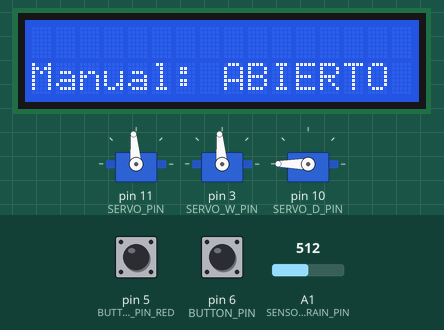
This sketch was run on a simulated Arduino Uno, built with avr-gcc and run on an emulated ATmega328P. On the bench: 16×2 character LCD, 3 × servo. Inputs (shaded band) come from the test bench; at power-on: A1 (SENSOR_RAIN_PIN) = 512, pin 6 (BUTTON_PIN) HIGH, pin 5 (BUTTON_PIN_RED) HIGH.

Above: at 2.7 s.
2.8 s: A1 (SENSOR_RAIN_PIN) set to 54
4.3 s: A1 (SENSOR_RAIN_PIN) set to 46
At 5.5 s:
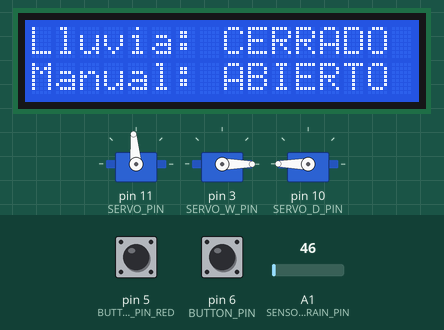
5.8 s: pin 6 (BUTTON_PIN) pulled LOW for 0.15 s
At 5.89 s:
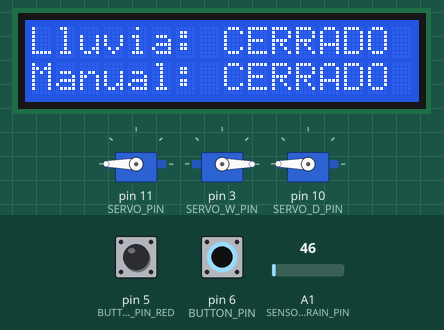
7.4 s: A1 (SENSOR_RAIN_PIN) set to 135
8.9 s: A1 (SENSOR_RAIN_PIN) set to 166
At 9.7 s:
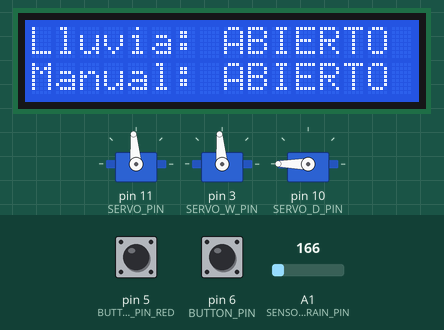
10.4 s: pin 6 (BUTTON_PIN) pulled LOW for 1 s
At 11.2 s:
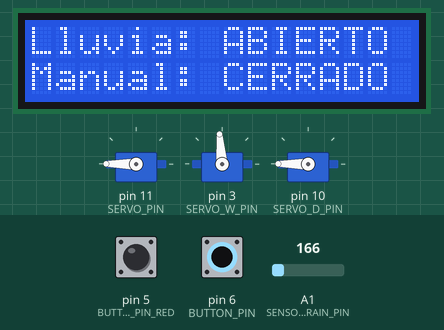
Timing chart, 0 to 13.4 s (numbered marks = the images above; inputs shaded):
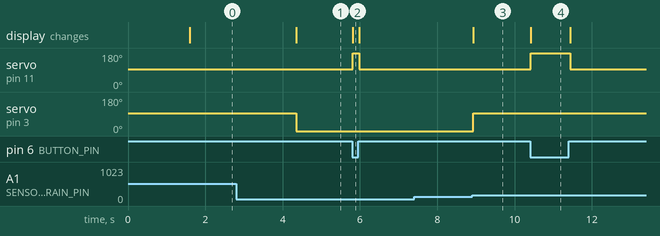

Measured:
- the behaviour switches between 50 and 49 on A1 (SENSOR_RAIN_PIN) (found by bisection; images 0 and 1)
- the behaviour switches between 150 and 151 on A1 (SENSOR_RAIN_PIN) (found by bisection; images 2 and 3)
- after the input at 2.8 s, every drawn part: stays the same
- after the input at 4.3 s, servo on pin 3 (SERVO_W_PIN): 95° → 0° after 0.05 s; the display: changes after 0.05 s (image 1)
- after the input at 5.8 s, servo on pin 11 (SERVO_PIN): 95° → 180° at once, → 95° 0.16 s later; the display: changes at once (image 2)
- after the input at 7.4 s, every drawn part: stays the same
- after the input at 8.9 s, servo on pin 3 (SERVO_W_PIN): 0° → 95° at once; the display: changes at once (image 3)
- after the input at 10.4 s, servo on pin 11 (SERVO_PIN): 95° → 180° at once, → 95° 1.0 s later; the display: changes at once (image 4)

The sketch:

Smart_house.ino
```cpp
/*

 * SMART HOUSE - SISTEMA DE AUTOMATIZACIÓN RESIDENCIAL - RETO PIÑÓN

 *
 * DESCRIPCIÓN:
 * Sistema de automatización para vivienda inteligente que integra:
 * - Control automático de ventanas según condiciones climáticas
 * - Control manual de elementos mediante botones físicos
 * - Monitoreo visual en tiempo real mediante display LCD
 * - Sistema de detección de lluvia con algoritmo de histéresis
 *
 * COMPONENTES PRINCIPALES:
 * - 3 servomotores para control de ventanas/puertas
 * - Pantalla LCD I2C para visualización de estados
 * - Sensor de lluvia analógico para detección climática
 * - 2 botones pulsadores para control manual
 *
 * MODOS DE OPERACIÓN:
 * 1. VENTANA PRINCIPAL: Control manual directo (botón verde)
 * 2. VENTANA DE LLUVIA: Control automático por sensor con histéresis
 * 3. TERCER SERVO: Control tipo toggle/interruptor (botón rojo)
 *
 * CREADO: Enero 2026 - Reto Piñón
 * VERSIÓN: 2.0 - Con comentarios mejorados

 */

// LIBRERÍAS EXTERNAS
#include <LiquidCrystal_I2C.h>  // Comunicación con display LCD vía protocolo I2C
#include <Servo.h>             // Control de servomotores (PWM)

/*

 * DECLARACIÓN DE OBJETOS Y COMPONENTES

 */

// Display LCD I2C de 16 caracteres x 2 líneas
LiquidCrystal_I2C lcd(0x27, 16, 2);  // Dirección I2C: 0x27, 16 columnas, 2 filas

// Servomotores para control de ventanas y puertas
Servo myServo;      // Servo 1: Ventana principal (Control Manual - Botón Verde)
Servo myServo_1;    // Servo 2: Ventana de lluvia (Control Automático - Sensor)
Servo myServo_2;    // Servo 3: Tercer elemento (Control Toggle - Botón Rojo)

/*

 * DEFINICIÓN DE PINES DE CONEXIÓN

 *
 * Los pines digitales controlan servos y botones.
 * Los pines analógicos leen sensores con valores continuos (0-1023).
 */

// Pines para BOTONES PULSADORES (con resistencia PULLUP interna)
const int BUTTON_PIN = 6;       // Pin 6: Botón VERDE (control ventana principal)
const int BUTTON_PIN_RED = 5;   // Pin 5: Botón ROJO (control tercer servo)

// Pines para SERVOMOTORES (requieren señal PWM)
const int SERVO_PIN = 11;       // Pin 11: Servo 1 - Ventana principal
const int SERVO_W_PIN = 3;      // Pin 3: Servo 2 - Ventana de lluvia
const int SERVO_D_PIN = 10;     // Pin 10: Servo 3 - Tercer elemento/puerta

// Pin para SENSOR ANALÓGICO
const int SENSOR_RAIN_PIN = A1;  // Pin A1: Sensor de lluvia (valores 0-1023)

/*

 * CONFIGURACIÓN DE ÁNGULOS PARA SERVOMOTORES

 *
 * NOTA: Los ángulos pueden variar según el modelo de servo y montaje mecánico.
 * Se recomienda calibrar estos valores según la instalación específica.
 */

// SERVOMOTOR 1: Ventana principal
const int OPEN_ANGLE = 95;       // Ángulo de apertura: 95° (ventana abierta)
const int CLOSE_ANGLE = 180;     // Ángulo de cierre: 180° (ventana cerrada)

// SERVOMOTOR 2: Ventana de lluvia (montaje invertido)
const int OPEN_ANGLE_W = 95;     // Ángulo de apertura: 95° (ventana abierta)
const int CLOSE_ANGLE_W = 0;      // Ángulo de cierre: 0° (ventana cerrada)
                                 // NOTA: Este servo tiene montaje inverso al primero

// SERVOMOTOR 3: Tercer elemento/puerta
const int OPEN_ANGLE_D = 100;    // Ángulo de apertura: 100° (elemento abierto)
const int CLOSE_ANGLE_D = 180;   // Ángulo de cierre: 180° (elemento cerrado)

/*

 * CONFIGURACIÓN DE UMBRALES - SISTEMA DE HISTÉRESIS

 *
 * EXPLICACIÓN DEL SISTEMA DE HISTÉRESIS:
 * El sistema de histéresis evita oscilaciones rápidas del servo cuando el sensor
 * de lluvia está cerca del umbral de detección (ej: cuando llovizna).
 *
 * FUNCIONAMIENTO:
 * - Si valor < UMBRAL_LLUVIA_BAJO: Cerrar ventana (lluvia detectada)
 * - Si valor > UMBRAL_LLUVIA_ALTO: Abrir ventana (ambiente seco)
 * - Si UMBRAL_BAJO < valor < UMBRAL_ALTO: Mantener estado actual
 *
 * BENEFICIOS:
 * - Previene apertura/cierre constante (efecto "temblor")
 * - Protege el servo de desgaste prematuro
 * - Proporciona comportamiento más natural y estable
 */

const int UMBRAL_LLUVIA_BAJO = 50;   // Umbral inferior: 50 (detectar lluvia)
                                    // Valor < 50 = cerrar ventana por seguridad

const int UMBRAL_LLUVIA_ALTO = 150;  // Umbral superior: 150 (detectar seco)
                                    // Valor > 150 = abrir ventana normalmente
                                    // Diferencia de 100 unidades entre umbrales

/*

 * VARIABLES DE ESTADO DEL SISTEMA

 *
 * Estas variables mantienen el estado actual de cada componente y permiten
 * tomar decisiones lógicas basadas en estados previos.
 *
 * IMPORTANCIA:
 * - Evitan cambiar posición del servo innecesariamente
 * - Implementan lógica de memoria para sistemas tipo toggle
 * - Permite implementar algoritmos complejos como histéresis
 */

// Estado de la ventana de lluvia (SERVOMOTOR 2)
bool ventana_lluvia_abierta = true;  // Estado inicial: VENTANA ABIERTA
                                     // true = abierta, false = cerrada
                                     // Util para algoritmo de histéresis

// Estado del tercer elemento/puerta (SERVOMOTOR 3)
bool tercer_servo_abierto = false;   // Estado inicial: ELEMENTO CERRADO
                                     // true = abierto, false = cerrado
                                     // Esencial para funcionamiento tipo toggle/interruptor

/*

 * FUNCIÓN SETUP - CONFIGURACIÓN INICIAL DEL SISTEMA

 *
 * Esta función se ejecuta una sola vez al iniciar el sistema.
 * Realiza toda la configuración inicial de hardware y establece
 * los estados iniciales de cada componente antes de comenzar la operación.
 */
void setup() {
  // CONFIGURACIÓN INICIAL DEL DISPLAY LCD
  lcd.init();                    // Inicializa la comunicación I2C con el display
  lcd.backlight();              // Enciende la retroiluminación del LCD
  lcd.setCursor(0, 0);          // Posiciona cursor en columna 0, fila 0
  lcd.print("Bienvenido");       // Mensaje de bienvenida en primera línea

  // CONFIGURACIÓN DE PINES DIGITALES
  // INPUT_PULLUP habilita resistencia interna de pull-up (~20kΩ)
  // Esto mantiene el pin en ALTO (HIGH) cuando el botón no está presionado
  pinMode(BUTTON_PIN, INPUT_PULLUP);     // Pin 6: Botón VERDE
  pinMode(BUTTON_PIN_RED, INPUT_PULLUP); // Pin 5: Botón ROJO

  // CONFIGURACIÓN DE SERVOMOTORES
  // Conecta cada objeto servo a su pin físico correspondiente
  myServo.attach(SERVO_PIN);     // Servo 1 al pin 11 (Ventana principal)
  myServo_1.attach(SERVO_W_PIN);  // Servo 2 al pin 3 (Ventana de lluvia)
  myServo_2.attach(SERVO_D_PIN);  // Servo 3 al pin 10 (Tercer elemento/puerta)

  // ESTABLECER POSICIONES INICIALES DE SERVOS
  myServo.write(OPEN_ANGLE);         // Ventana principal: posición abierta (95°)
  myServo_1.write(OPEN_ANGLE_W);      // Ventana lluvia: posición abierta (95°)
  myServo_2.write(CLOSE_ANGLE_D);     // Tercer elemento: posición cerrada (180°)

  delay(1500);                       // Espera 1.5 segundos para mostrar mensaje
  lcd.clear();                       // Limpia pantalla para mostrar información en loop
}

/*

 * FUNCIÓN LOOP - CICLO PRINCIPAL DE OPERACIÓN

 *
 * Esta función se ejecuta continuamente en un bucle infinito después de setup().
 * Implementa el control en tiempo real de los tres sistemas independientes:
 * 1. Ventana principal (control manual directo)
 * 2. Tercer elemento (control tipo toggle/interruptor)
 * 3. Ventana de lluvia (control automático con histéresis)
 *
 * FRECUENCIA DE ACTUALIZACIÓN: ~200Hz (cada 5ms)
 * Esto proporciona respuesta rápida a las entradas del usuario y cambios ambientales.
 */
void loop() {
  // LECTURA DE ENTRADAS (sensores y botones)
  int buttonState = digitalRead(BUTTON_PIN);        // Leer estado botón verde (HIGH=suelto, LOW=presionado)
  int buttonState_red = digitalRead(BUTTON_PIN_RED); // Leer estado botón rojo
  int valorHumedad = analogRead(SENSOR_RAIN_PIN);    // Leer valor sensor lluvia (0-1023, donde mayor=seco)

  /*
   * ===================================================================================
   * SISTEMA 1: VENTANA PRINCIPAL - CONTROL MANUAL DIRECTO (SERVOMOTOR 1)
   * ===================================================================================
   *
   * LÓGICA DE OPERACIÓN:
   * - Botón Verde PRESIONADO (LOW) → Ventana se CIERRA (posición de seguridad)
   * - Botón Verde SUELTO (HIGH) → Ventana se ABRE (posición normal)
   *
   * CARACTERÍSTICAS:
   * - Control de tipo "mantenimiento" (posición depende del estado actual del botón)
   * - Sin memoria (vuelve a abrir automáticamente al soltar botón)
   * - Ideal para control manual directo de ventanas
   */
  if (buttonState == LOW) {
    // Botón VERDE presionado: MANTENER VENTANA CERRADA
    myServo.write(CLOSE_ANGLE);       // Mover servo a posición cerrada (180°)
    lcd.setCursor(0, 1);               // Posicionar cursor en columna 0, fila 1
    lcd.print("Manual: CERRADO ");     // Mostrar estado actual en LCD
  }
  else {
    // Botón VERDE suelto: MANTENER VENTANA ABIERTA
    myServo.write(OPEN_ANGLE);        // Mover servo a posición abierta (95°)
    lcd.setCursor(0, 1);               // Posicionar cursor en columna 0, fila 1
    lcd.print("Manual: ABIERTO  ");    // Mostrar estado actual en LCD
  }

  /*
   * ===================================================================================
   * SISTEMA 2: TERCER ELEMENTO - CONTROL TOGGLE/INTERRUPTOR (SERVOMOTOR 3)
   * ===================================================================================
   *
   * LÓGICA DE OPERACIÓN:
   * - Botón Rojo funciona como interruptor eléctrico (ON/OFF)
   * - Cada presión ALTERNA el estado (abierto ↔ cerrado)
   * - Estado se mantiene hasta próxima presión
   *
   * CARACTERÍSTICAS:
   * - Control tipo toggle con memoria de estado
   * - Requiere debounce para evitar múltiples detecciones por una sola presión
   * - Ideal para puertas, luces, o elementos con dos estados estables
   */
  if (buttonState_red == LOW) {
    if (tercer_servo_abierto == false) {
      // Estado actual: CERRADO → Cambiar a ABIERTO
      myServo_2.write(OPEN_ANGLE_D);     // Mover a posición abierta (100°)
      tercer_servo_abierto = true;        // Actualizar variable de estado
    }
    else {
      // Estado actual: ABIERTO → Cambiar a CERRADO
      myServo_2.write(CLOSE_ANGLE_D);     // Mover a posición cerrada (180°)
      tercer_servo_abierto = false;       // Actualizar variable de estado
    }
    delay(300); // ANTI-REBOTE: Esperar 300ms para evitar múltiples detecciones
                // Previnea que una sola presión del botón registre múltiples veces
  }

  /*
   * ===================================================================================
   * SISTEMA 3: VENTANA DE LLUVIA - CONTROL AUTOMÁTICO CON HISTÉRESIS (SERVOMOTOR 2)
   * ===================================================================================
   *
   * EXPLICACIÓN DEL ALGORITMO DE HISTÉRESIS:
   * Este sistema previene oscilaciones del servo cuando el sensor está en zona ambigua
   * (valores intermedios entre seco y húmedo, como durante llovizna ligera).
   *
   * LÓGICA DE DECISIÓN:
   * - valor < UMBRAL_BAJO (50) Y ventana abierta → CERRAR ventana (lluvia detectada)
   * - valor > UMBRAL_ALTO (150) Y ventana cerrada → ABRIR ventana (ambiente seco)
   * - ENTRE umbrales (50-150) → MANTENER estado actual (sin cambios)
   *
   * BENEFICIOS:
   * - Evita apertura/cierre constante (efecto "temblor")
   * - Reduce desgaste mecánico del servo
   * - Comportamiento más natural y predecible
   */

  // CONDICIÓN 1: DETECTAR LLUVIA Y CERRAR VENTANA
  if (valorHumedad < UMBRAL_LLUVIA_BAJO && ventana_lluvia_abierta == true) {
    // Sensor detecta humedad (valor bajo) Y ventana está abierta
    myServo_1.write(CLOSE_ANGLE_W);        // Cerrar ventana (posición 0°)
    ventana_lluvia_abierta = false;        // Actualizar estado: ahora está cerrada
    lcd.setCursor(0, 0);                   // Posicionar cursor en columna 0, fila 0
    lcd.print("Lluvia: CERRADO ");         // Mostrar estado actual en LCD
  }

  // CONDICIÓN 2: DETECTAR AMBIENTE SECO Y ABRIR VENTANA
  else if (valorHumedad > UMBRAL_LLUVIA_ALTO && ventana_lluvia_abierta == false) {
    // Sensor detecta sequedad (valor alto) Y ventana está cerrada
    myServo_1.write(OPEN_ANGLE_W);         // Abrir ventana (posición 95°)
    ventana_lluvia_abierta = true;         // Actualizar estado: ahora está abierta
    lcd.setCursor(0, 0);                   // Posicionar cursor en columna 0, fila 0
    lcd.print("Lluvia: ABIERTO ");         // Mostrar estado actual en LCD
  }
  // NOTA: Si el valor está ENTRE los umbrales (50-150), no se hace nada
  // Esto mantiene el estado actual y previene oscilaciones

  delay(5); // Pequeña pausa de 5ms para estabilidad del sistema
           // Proporciona frecuencia de actualización ~200Hz
}
```
